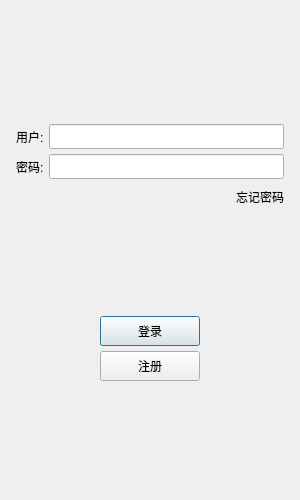
<?xml version="1.0" encoding="UTF-8"?>
<ui version="4.0">
 <class>LoginDialog</class>
 <widget class="QDialog" name="LoginDialog">
  <property name="geometry">
   <rect>
    <x>0</x>
    <y>0</y>
    <width>300</width>
    <height>500</height>
   </rect>
  </property>
  <property name="minimumSize">
   <size>
    <width>300</width>
    <height>500</height>
   </size>
  </property>
  <property name="maximumSize">
   <size>
    <width>300</width>
    <height>500</height>
   </size>
  </property>
  <property name="windowTitle">
   <string>Dialog</string>
  </property>
  <layout class="QVBoxLayout" name="verticalLayout_2">
   <item>
    <layout class="QVBoxLayout" name="verticalLayout">
     <property name="spacing">
      <number>5</number>
     </property>
     <property name="leftMargin">
      <number>5</number>
     </property>
     <property name="topMargin">
      <number>5</number>
     </property>
     <property name="rightMargin">
      <number>5</number>
     </property>
     <property name="bottomMargin">
      <number>5</number>
     </property>
     <item>
      <widget class="QWidget" name="widget" native="true">
       <layout class="QGridLayout" name="gridLayout">
        <item row="1" column="0">
         <spacer name="verticalSpacer">
          <property name="orientation">
           <enum>Qt::Orientation::Vertical</enum>
          </property>
          <property name="sizeHint" stdset="0">
           <size>
            <width>20</width>
            <height>40</height>
           </size>
          </property>
         </spacer>
        </item>
        <item row="0" column="0">
         <widget class="QLabel" name="label">
          <property name="text">
           <string/>
          </property>
          <property name="pixmap">
           <pixmap resource="rc.qrc">:/res/ice.png</pixmap>
          </property>
          <property name="alignment">
           <set>Qt::AlignmentFlag::AlignCenter</set>
          </property>
         </widget>
        </item>
       </layout>
      </widget>
     </item>
     <item>
      <layout class="QHBoxLayout" name="horizontalLayout">
       <item>
        <widget class="QLabel" name="email_label">
         <property name="minimumSize">
          <size>
           <width>0</width>
           <height>25</height>
          </size>
         </property>
         <property name="maximumSize">
          <size>
           <width>16777215</width>
           <height>25</height>
          </size>
         </property>
         <property name="text">
          <string>用户:</string>
         </property>
        </widget>
       </item>
       <item>
        <widget class="QLineEdit" name="email_label_2">
         <property name="minimumSize">
          <size>
           <width>0</width>
           <height>25</height>
          </size>
         </property>
         <property name="maximumSize">
          <size>
           <width>16777215</width>
           <height>25</height>
          </size>
         </property>
        </widget>
       </item>
      </layout>
     </item>
     <item>
      <layout class="QHBoxLayout" name="horizontalLayout_2">
       <item>
        <widget class="QLabel" name="pass_label">
         <property name="minimumSize">
          <size>
           <width>0</width>
           <height>25</height>
          </size>
         </property>
         <property name="maximumSize">
          <size>
           <width>16777215</width>
           <height>25</height>
          </size>
         </property>
         <property name="text">
          <string>密码:</string>
         </property>
        </widget>
       </item>
       <item>
        <widget class="QLineEdit" name="pass_edit">
         <property name="minimumSize">
          <size>
           <width>0</width>
           <height>25</height>
          </size>
         </property>
         <property name="maximumSize">
          <size>
           <width>16777215</width>
           <height>25</height>
          </size>
         </property>
        </widget>
       </item>
      </layout>
     </item>
     <item>
      <layout class="QHBoxLayout" name="horizontalLayout_3">
       <item>
        <spacer name="horizontalSpacer">
         <property name="orientation">
          <enum>Qt::Orientation::Horizontal</enum>
         </property>
         <property name="sizeHint" stdset="0">
          <size>
           <width>40</width>
           <height>20</height>
          </size>
         </property>
        </spacer>
       </item>
       <item>
        <widget class="ClickedLabel" name="forget_label">
         <property name="minimumSize">
          <size>
           <width>0</width>
           <height>25</height>
          </size>
         </property>
         <property name="maximumSize">
          <size>
           <width>16777215</width>
           <height>25</height>
          </size>
         </property>
         <property name="text">
          <string>忘记密码</string>
         </property>
        </widget>
       </item>
      </layout>
     </item>
     <item>
      <spacer name="verticalSpacer_2">
       <property name="orientation">
        <enum>Qt::Orientation::Vertical</enum>
       </property>
       <property name="sizeHint" stdset="0">
        <size>
         <width>20</width>
         <height>40</height>
        </size>
       </property>
      </spacer>
     </item>
     <item>
      <layout class="QHBoxLayout" name="horizontalLayout_4">
       <item>
        <spacer name="horizontalSpacer_2">
         <property name="orientation">
          <enum>Qt::Orientation::Horizontal</enum>
         </property>
         <property name="sizeHint" stdset="0">
          <size>
           <width>40</width>
           <height>20</height>
          </size>
         </property>
        </spacer>
       </item>
       <item>
        <widget class="QPushButton" name="login_btn">
         <property name="minimumSize">
          <size>
           <width>100</width>
           <height>30</height>
          </size>
         </property>
         <property name="maximumSize">
          <size>
           <width>16777215</width>
           <height>30</height>
          </size>
         </property>
         <property name="text">
          <string>登录</string>
         </property>
        </widget>
       </item>
       <item>
        <spacer name="horizontalSpacer_3">
         <property name="orientation">
          <enum>Qt::Orientation::Horizontal</enum>
         </property>
         <property name="sizeHint" stdset="0">
          <size>
           <width>40</width>
           <height>20</height>
          </size>
         </property>
        </spacer>
       </item>
      </layout>
     </item>
     <item>
      <layout class="QHBoxLayout" name="horizontalLayout_5">
       <item>
        <spacer name="horizontalSpacer_4">
         <property name="orientation">
          <enum>Qt::Orientation::Horizontal</enum>
         </property>
         <property name="sizeHint" stdset="0">
          <size>
           <width>40</width>
           <height>20</height>
          </size>
         </property>
        </spacer>
       </item>
       <item>
        <widget class="QPushButton" name="register_btn">
         <property name="minimumSize">
          <size>
           <width>100</width>
           <height>30</height>
          </size>
         </property>
         <property name="text">
          <string>注册</string>
         </property>
        </widget>
       </item>
       <item>
        <spacer name="horizontalSpacer_5">
         <property name="orientation">
          <enum>Qt::Orientation::Horizontal</enum>
         </property>
         <property name="sizeHint" stdset="0">
          <size>
           <width>40</width>
           <height>20</height>
          </size>
         </property>
        </spacer>
       </item>
      </layout>
     </item>
     <item>
      <spacer name="verticalSpacer_3">
       <property name="orientation">
        <enum>Qt::Orientation::Vertical</enum>
       </property>
       <property name="sizeHint" stdset="0">
        <size>
         <width>20</width>
         <height>40</height>
        </size>
       </property>
      </spacer>
     </item>
    </layout>
   </item>
  </layout>
 </widget>
 <customwidgets>
  <customwidget>
   <class>ClickedLabel</class>
   <extends>QLabel</extends>
   <header>clickedlabel.h</header>
  </customwidget>
 </customwidgets>
 <resources>
  <include location="rc.qrc"/>
 </resources>
 <connections/>
</ui>
